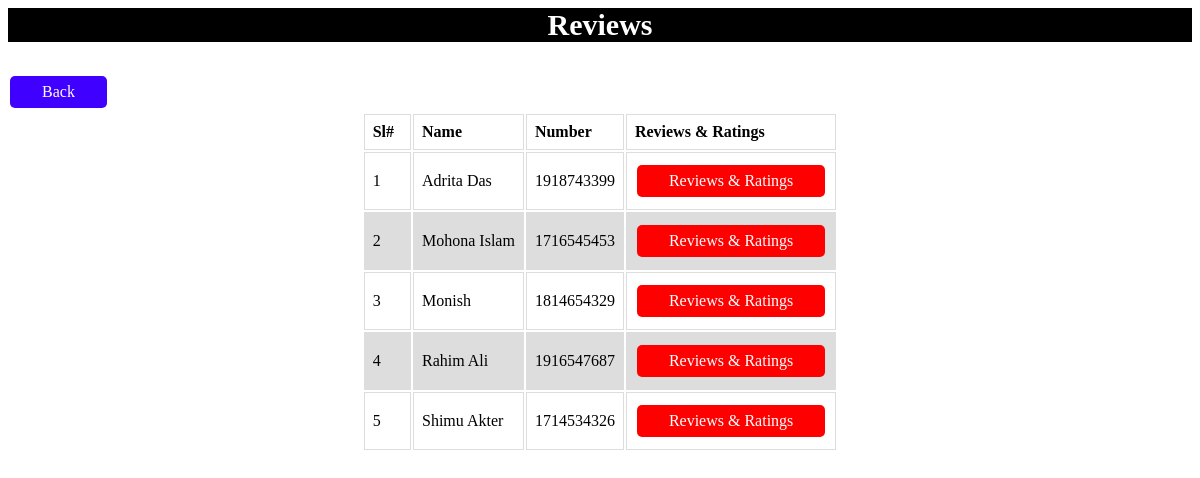
The page /r_r_cus.php on the database its author committed.
### tables this page shows
CREATE TABLE `cus` (
  `id` int(5) NOT NULL,
  `name` varchar(50) NOT NULL,
  `username` varchar(50) NOT NULL,
  `password` varchar(10) NOT NULL,
  `nid` int(20) NOT NULL,
  `num` int(11) NOT NULL
);

### models/db_config.php (called while the page is built, shortened)
<?php
	$db_server="localhost";
	$db_uname="root";
	$db_pass="";
	$db_name="final_p";
	function get($query){
		global $db_server,$db_uname,$db_pass,$db_name;
		$conn = mysqli_connect($db_server,$db_uname,$db_pass,$db_name);
		$data = array();
		if($conn){
			$result = mysqli_query($conn,$query);
			while($row = mysqli_fetch_assoc($result)){
				$data[] = $row;
			}
		}
		return $data;
	}
?>

### controllers/CustomerController.php (called while the page is built, shortened)
<?php
	include 'models/db_config.php';
	function getAllCustomers(){
		$query = "select * from cus order by name asc";
		$rs = get($query);
		return $rs;
	}
?>

### r_r_cus.php (the view, shortened to what this page needs)
<?php
	include 'controllers/CustomerController.php';
	$cuss = getAllCustomers();
?>
<html>
             <head>
			 <link rel="stylesheet" href="style/login.css">
			 </head>
<body>
         <div>
			<h3 class="header">Reviews </h3>
			</div>
			<a  href="dashboard_d.php" class ="red">Back</a>
<div align = "center">
	<table class="">
		<thead>
			<th>Sl# &nbsp </th>
			<th>Name &nbsp &nbsp   </th>
			<th>Number</th>
			<th>Reviews & Ratings</th>
		</thead>
		<tbody>
			<?php
				$i=1;
				foreach($cuss as $cu){
					echo "<tr>";
						echo "<td>$i</td>";
						echo "<td>".$cu["name"]. "</td>" ;
						echo "<td>".$cu["num"]. "</td>";
						echo '<td><a  href="all_b_r.php" class ="red1">Reviews & Ratings  </a></td>';
					echo "</tr>";
					$i++;
				}
			?>
		</tbody>
	</table>
</div>
</body>
</html>

### style/login.css (style rules this page uses)
.header { background-color:Black; color:white; text-align :center; font-size: 30px; }

### r_r_cus.php (style rules this page uses)
.red { background-color: #4000ff; border: none; color: white; padding: 7px 32px; text-align: center; text-decoration: none; display: inline-block; font-size: 16px; margin: 4px 2px; cursor: pointer; border-radius: 5px; }
.red1 { background-color: #ff0000; border: none; color: white; padding: 7px 32px; text-align: center; text-decoration: none; display: inline-block; font-size: 16px; margin: 4px 2px; cursor: pointer; border-radius: 5px; }
td, th { border: 1px solid #dddddd; text-align: left; padding: 8px; }
tr:nth-child(even) { background-color: #dddddd; }

### rows shown on the page
cus: name "Adrita Das", num "1918743399"
cus: name "Mohona Islam", num "1716545453"
cus: name "Monish", num "1814654329"
cus: name "Rahim Ali", num "1916547687"
cus: name "Shimu Akter", num "1714534326"
